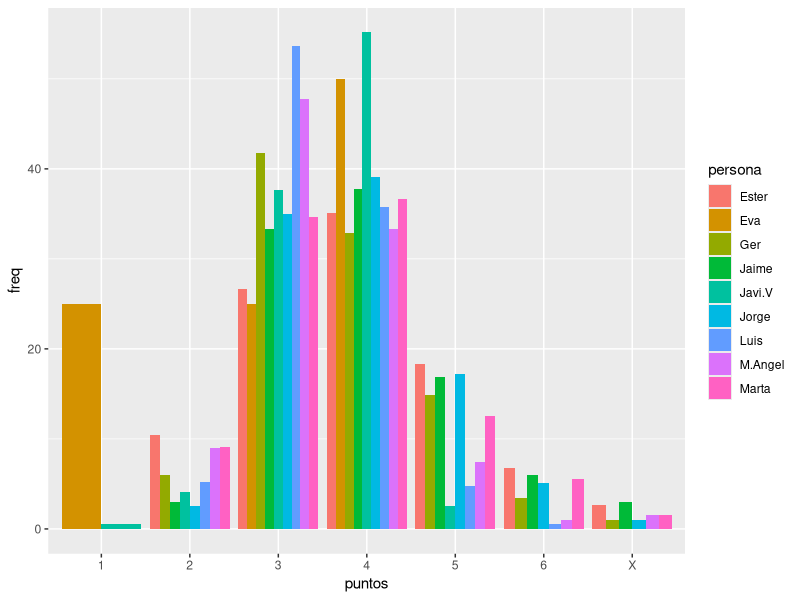

Generate this figure with R:
## ---- chunk 1
library("tidyverse")
data <- read.csv("./wordle/data/wordle_puntos.csv")
data.grouped <- data %>% 
  group_by(persona, puntos) %>%
  summarise(
    puntos = cur_group()[["puntos"]],
    freq = 100 * n() / dim(data[data["persona"] == cur_group()[["persona"]], ])[1]
  )
g <- ggplot(data.grouped, aes(x=puntos, y=freq, fill=persona)) + 
  geom_bar(stat="identity", position=position_dodge())
g
